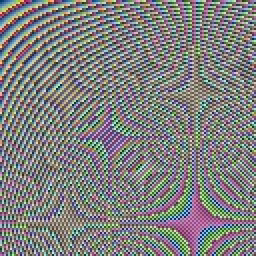
#> input picture Browser_Extension/backend/tests/fixtures/provenance/large-stripped.jpg, 128 x 128 px (shown 2 times larger)
$ python -i scorer.py   (imports and definitions only)
#> lines starting #> are read from the running program, lines starting #| are printed output that depends on the picture
"""Lightweight, free-tier-safe media forensic scorer and mode dispatcher.

Supports three explicit modes via ``MODEL_MODE``:
* ``real`` (default): deterministic signal/forensic feature analysis built on Pillow + NumPy
  (and ``ffmpeg`` subprocess when available for compressed audio/video). Runs in ~100 MB RSS,
  well inside Render's 512 MB free-tier RAM ceiling, with zero PyTorch/TensorFlow weights.
* ``backend``: delegates to the remote Mad-Eye Moody Lens API via :class:`MoodyLensClient`.
* ``stub``: explicit deterministic stub scores (only when ``MODEL_MODE=stub`` is explicitly set).

Never falls back silently to stub scores on error: invalid media or runtime failures log clearly
and raise :class:`ApiError`.
"""

from __future__ import annotations

import hashlib
import io
import logging
import math
import shutil
import subprocess
import tempfile
import time
import uuid
import wave
from collections.abc import Awaitable, Callable
from pathlib import Path
from typing import Any

import numpy as np
from PIL import ExifTags, Image, UnidentifiedImageError

from mml_bot.client import ApiError

# Process-global decompression bomb cap (matches backend CLAUDE.md invariant).
Image.MAX_IMAGE_PIXELS = 40_000_000

log = logging.getLogger("mml.telegram.scorer")

BAND_LOW = 0.35
BAND_HIGH = 0.65
MAX_ANALYSIS_DIM = 512
SAMPLE_RATE = 16_000
AUDIO_WINDOW_S = 4.0
VIDEO_SAMPLE_FRAMES = 8
VIDEO_SILENCE_DBFS = -60.0

REAL_DISCLAIMER = (
    "This is a probabilistic forensic estimate from lightweight signal analysis, "
    "not forensic proof. Results can be wrong, especially after heavy social-media recompression."
)
STUB_DISCLAIMER = (
    "Stub mode is active (MODEL_MODE=stub). Scores are fixed placeholders, not real analysis."
)

_AI_META_MARKERS = (
    "stable diffusion",
    "automatic1111",
    "comfyui",
    "midjourney",
    "dall-e",
    "dall·e",
    "novelai",
    "invokeai",
    "bing image creator",
    "adobe firefly",
    "ai generated",
    "ai-generated",
)

# EXIF tag IDs for authentic camera capture metadata (read in memory only, never logged/stored).
_EXIF_TAG_IDS = {name: tag for tag, name in ExifTags.TAGS.items()}
_CAMERA_TAGS = tuple(
    _EXIF_TAG_IDS[name]
    for name in ("Make", "Model", "ExposureTime", "FNumber", "ISOSpeedRatings", "FocalLength")
    if name in _EXIF_TAG_IDS
)
_SOFTWARE_TAG = _EXIF_TAG_IDS.get("Software", 305)
_DESC_TAG = _EXIF_TAG_IDS.get("ImageDescription", 270)


# [6 lines left out: function verdict_for, not called in this run]


def _clamp01(x: float) -> float:
    return float(min(1.0, max(0.0, x)))


def _sigmoid(x: float) -> float:
    if x >= 0:
        z = math.exp(-x)
        return 1.0 / (1.0 + z)
    z = math.exp(x)
    return z / (1.0 + z)


# [28 lines left out: function _metadata_signals, not called in this run]


def _score_rgb_array(rgb: np.ndarray, *, has_ai_marker: bool = False, camera_hits: int = 0) -> float:
    """Compute a calibrated P(fake) in [0.03, 0.97] from image forensic signals."""
    arr = rgb.astype(np.float32) / 255.0
    lum = 0.299 * arr[:, :, 0] + 0.587 * arr[:, :, 1] + 0.114 * arr[:, :, 2]

    # 1. Error Level Analysis (ELA): JPEG recompression residual mean & block non-uniformity.
    buf = io.BytesIO()
    Image.fromarray(rgb, mode="RGB").save(buf, format="JPEG", quality=90)
    buf.seek(0)
    with Image.open(buf) as recomp:
        recomp_arr = np.asarray(recomp.convert("RGB"), dtype=np.float32) / 255.0
    ela_diff = np.mean(np.abs(arr - recomp_arr), axis=2)
    ela_mean = float(np.mean(ela_diff))

    h, w = lum.shape
    bh, bw = max(1, h // 8), max(1, w // 8)
    ela_crop = ela_diff[: bh * 8, : bw * 8].reshape(8, bh, 8, bw)
    ela_blocks = ela_crop.mean(axis=(1, 3)).ravel()
    ela_cv = float(np.std(ela_blocks) / (np.mean(ela_blocks) + 1e-5))

    # Very low ELA (< 0.004) or high spatial splicing variance (ela_cv > 0.75) increases suspicion.
    f_ela_smooth = _sigmoid((0.0055 - ela_mean) * 350.0)
    f_ela_splice = _sigmoid((ela_cv - 0.70) * 3.0)
    f_ela = 0.55 * f_ela_smooth + 0.45 * f_ela_splice

    # 2. Laplacian noise residual: real camera sensors exhibit a consistent micro-noise floor.
    lap = (
        4.0 * lum[1:-1, 1:-1]
        - lum[:-2, 1:-1]
        - lum[2:, 1:-1]
        - lum[1:-1, :-2]
        - lum[1:-1, 2:]
    )
    lh, lw = lap.shape
    lbh, lbw = max(1, lh // 8), max(1, lw // 8)
    lap_blocks = lap[: lbh * 8, : lbw * 8].reshape(8, lbh, 8, lbw)
    block_stds = np.std(lap_blocks, axis=(1, 3)).ravel()
    med_noise = float(np.median(block_stds))
    q75, q25 = np.percentile(block_stds, [75, 25])
    noise_iqr_ratio = float((q75 - q25) / (med_noise + 1e-5))

    # Over-smoothed images (med_noise < 0.012) or uneven noise patches raise suspicion.
    f_low_noise = _sigmoid((0.015 - med_noise) * 160.0)
    f_uneven_noise = _sigmoid((noise_iqr_ratio - 1.35) * 1.8)
    f_noise = 0.65 * f_low_noise + 0.35 * f_uneven_noise

    # 3. 2D FFT radial spectrum & periodic artifact detection.
    win_h = np.hanning(h).astype(np.float32)[:, None]
    win_w = np.hanning(w).astype(np.float32)[None, :]
    centered = (lum - float(np.mean(lum))) * (win_h * win_w)
    mag = np.log1p(np.abs(np.fft.fftshift(np.fft.fft2(centered))))

    cy, cx = h // 2, w // 2
    yy, xx = np.ogrid[:h, :w]
    dist = np.sqrt(((yy - cy) / max(1.0, cy)) ** 2 + ((xx - cx) / max(1.0, cx)) ** 2)
    mid_band = (dist >= 0.12) & (dist <= 0.45)
    high_band = (dist > 0.45) & (dist <= 0.95)
    mid_e = float(np.mean(mag[mid_band])) if np.any(mid_band) else 1e-5
    high_e = float(np.mean(mag[high_band])) if np.any(high_band) else 0.0
    hf_ratio = high_e / (mid_e + 1e-5)

    # Periodic peaks in high frequencies (checkerboard upsampling / synthetic gratings).
    high_vals = mag[high_band]
    hf_peak_ratio = float(np.percentile(high_vals, 99.5) / (np.median(high_vals) + 1e-5)) if high_vals.size else 1.0

    f_hf_drop = _sigmoid((0.28 - hf_ratio) * 9.0)
    f_hf_spikes = _sigmoid((hf_peak_ratio - 2.3) * 2.2)
    f_fft = max(f_hf_drop, f_hf_spikes)

    # 4. Chroma smoothness / correlation residual (synthetic imagery often oversmooths chroma).
    cb = arr[:, :, 2] - lum
    cr = arr[:, :, 0] - lum
    chroma_grad = float(np.mean(np.abs(np.diff(cb, axis=1))) + np.mean(np.abs(np.diff(cr, axis=0))))
    lum_grad = float(np.mean(np.abs(np.diff(lum, axis=1))) + np.mean(np.abs(np.diff(lum, axis=0))))
    chroma_to_lum = chroma_grad / (lum_grad + 1e-4)
    f_chroma = _sigmoid((0.18 - chroma_to_lum) * 10.0)

    # Weighted forensic log-odds blend centered around realistic natural vs synthetic priors.
    raw_score = (
        0.30 * f_noise
        + 0.28 * f_fft
        + 0.24 * f_ela
        + 0.18 * f_chroma
    )

    if camera_hits >= 3 and not has_ai_marker:
        raw_score -= 0.10
    elif camera_hits >= 1 and not has_ai_marker:
        raw_score -= 0.04

    if has_ai_marker:
        raw_score = max(raw_score, 0.78) + 0.12

    return round(min(0.97, max(0.03, raw_score)), 4)


# [132 lines left out: functions _score_audio_samples, _decode_wav_bytes, _decode_audio_ffmpeg, not called in this run]


class LightweightForensicScorer:
    """Singleton in-memory signal/forensic scorer safe for Render's 512 MB RAM ceiling."""

    mode = "real"

    def __init__(self) -> None:
        self.ffmpeg_path = shutil.which("ffmpeg")
        self.ffprobe_path = shutil.which("ffprobe")
        self._warmed = False
        self.warmup()

    def warmup(self) -> None:
        """Pre-warm NumPy FFT / Pillow paths once at startup."""
        if self._warmed:
            return
        dummy = np.zeros((64, 64, 3), dtype=np.uint8)
        _score_rgb_array(dummy)
        self._warmed = True
        log.info("lightweight_scorer_ready ffmpeg=%s", bool(self.ffmpeg_path))

    async def aclose(self) -> None:
        return None

    async def ready(self) -> tuple[bool, dict[str, Any]]:
        return True, {"status": "ready", "checks": {"workers": {"local.forensic": 1}}}

    async def models(self) -> list[dict[str, Any]]:
        return [
            {"key": "image", "name": "mml-forensic-image-v1", "media_type": "image", "loaded": True},
            {"key": "audio", "name": "mml-forensic-audio-v1", "media_type": "audio", "loaded": True},
            {
                "key": "video",
                "name": "mml-forensic-video-v1",
                "media_type": "video",
                "loaded": bool(self.ffmpeg_path),
            },
        ]

    # [93 lines left out: functions analyze_image_sync, analyze_audio_sync, _probe_duration, not called in this run]

    def analyze_video_sync(self, data: bytes) -> dict[str, Any]:
        if not data:
            raise ApiError("The uploaded video file is empty.", 422)
        if not self.ffmpeg_path:
            log.error("video_decode_failed reason=ffmpeg_not_installed")
            raise ApiError("Video analysis requires ffmpeg on the server.", 503)

        t0 = time.perf_counter()
        with tempfile.TemporaryDirectory(prefix="mml-tg-vid-") as tmpdir:
            tmp = Path(tmpdir)
            vid_path = tmp / "upload.video"
            vid_path.write_bytes(data)

            duration = self._probe_duration(vid_path) or 8.0
            fps = max(0.25, VIDEO_SAMPLE_FRAMES / max(1.0, duration))
            frame_pattern = str(tmp / "frame_%03d.jpg")
            proc = subprocess.run(
                [
                    self.ffmpeg_path,
                    "-nostdin",
                    "-hide_banner",
                    "-loglevel",
                    "error",
                    "-i",
                    str(vid_path),
                    "-vf",
                    f"fps={fps:.4f},scale='min({MAX_ANALYSIS_DIM},iw)':-2",
                    "-frames:v",
                    str(VIDEO_SAMPLE_FRAMES),
                    "-q:v",
                    "3",
                    frame_pattern,
                ],
                capture_output=True,
                timeout=60,
                check=False,
            )
            frame_files = sorted(tmp.glob("frame_*.jpg"))
            if proc.returncode != 0 or not frame_files:
                log.warning("video_frame_extract_failed rc=%s", proc.returncode)
                raise ApiError("Could not decode frames from this video.", 415)

            frame_probs: list[float] = []
            prev_gray: np.ndarray | None = None
            temporal_diffs: list[float] = []
            for fpath in frame_files:
                with Image.open(fpath) as im:
                    rgb = np.asarray(im.convert("RGB"), dtype=np.uint8)
                frame_probs.append(_score_rgb_array(rgb))
                gray = np.mean(rgb.astype(np.float32) / 255.0, axis=2)
                if prev_gray is not None and prev_gray.shape == gray.shape:
                    temporal_diffs.append(float(np.std(gray - prev_gray)))
                prev_gray = gray

            # Temporal flicker penalty if inter-frame residuals spike erratically.
            temporal_penalty = 0.0
            if len(temporal_diffs) >= 2:
                diff_cv = float(np.std(temporal_diffs) / (np.mean(temporal_diffs) + 1e-5))
                if diff_cv > 0.85:
                    temporal_penalty = min(0.12, (diff_cv - 0.85) * 0.15)

            max_frame_p = round(min(0.97, max(frame_probs) + temporal_penalty), 4)
            mean_frame_p = float(np.mean(frame_probs))
            frame_score = round(min(0.97, 0.65 * max_frame_p + 0.35 * mean_frame_p), 4)
            flagged = sum(1 for fp in frame_probs if fp >= 0.5) / len(frame_probs)

            scores: list[dict[str, Any]] = [
                {"model": "mml-forensic-video-v1", "task": "ai_generated_image", "fake_probability": frame_score}
            ]
            details: dict[str, Any] = {
                "frames_sampled": len(frame_files),
                "max_frame_probability": max_frame_p,
                "fraction_flagged": round(flagged, 4),
            }

            # Optional soundtrack check (silent/missing audio omits audio_checked per format.py contract).
            wav_proc = subprocess.run(
                [
                    self.ffmpeg_path,
                    "-nostdin",
                    "-hide_banner",
                    "-loglevel",
                    "error",
                    "-i",
                    str(vid_path),
                    "-vn",
                    "-acodec",
                    "pcm_s16le",
                    "-ac",
                    "1",
                    "-ar",
                    str(SAMPLE_RATE),
                    "-f",
                    "wav",
                    "pipe:1",
                ],
                capture_output=True,
                timeout=30,
                check=False,
            )
            if wav_proc.returncode == 0 and len(wav_proc.stdout) > 44:
                try:
                    audio_samples, sr = _decode_wav_bytes(wav_proc.stdout)
                    peak = float(np.max(np.abs(audio_samples))) if audio_samples.size else 0.0
                    dbfs = 20.0 * math.log10(peak) if peak > 1e-9 else -120.0
                    if dbfs > VIDEO_SILENCE_DBFS and audio_samples.size >= sr // 2:
                        audio_p, _ = _score_audio_samples(audio_samples, sr)
                        details["audio_checked"] = True
                        scores.append(
                            {
                                "model": "mml-forensic-audio-v1",
                                "task": "synthetic_speech",
                                "fake_probability": audio_p,
                            }
                        )
                except ApiError:
                    pass
                except Exception as exc:
                    log.warning("video_audio_check_failed error=%s", type(exc).__name__)
                    details["audio_checked"] = False

        overall = round(max(float(s["fake_probability"]) for s in scores), 4)
        elapsed_ms = int((time.perf_counter() - t0) * 1000)
        return {
            "analysis_id": uuid.uuid4().hex,
            "media_type": "video",
            "verdict": verdict_for(overall),
            "fake_probability": overall,
            "scores": scores,
            "segments": [],
            "details": details,
            "processing_ms": elapsed_ms,
            "disclaimer": REAL_DISCLAIMER,
            "model_versions": {"mml-forensic-video-v1": "1.0.0"},
            "explanation_available": False,
        }


class StubScorer:
    """Explicit stub scorer — used ONLY when MODEL_MODE=stub is explicitly configured."""

    mode = "stub"

    def __init__(self) -> None:
        log.warning("stub_scorer_active note='MODEL_MODE=stub returns fixed placeholder scores'")

    async def aclose(self) -> None:
        return None

    async def ready(self) -> tuple[bool, dict[str, Any]]:
        return True, {"status": "ready", "checks": {"workers": {"stub": 1}}}

    async def models(self) -> list[dict[str, Any]]:
        return [
            {"key": "image", "name": "stub-image", "media_type": "image", "loaded": True},
            {"key": "audio", "name": "stub-audio", "media_type": "audio", "loaded": True},
            {"key": "video", "name": "stub-video", "media_type": "video", "loaded": True},
        ]

    # [51 lines left out: functions analyze_image_sync, analyze_audio_sync, analyze_video_sync, not called in this run]


ProgressCallback = Callable[[dict[str, Any]], Awaitable[None]]

>>> import cv2
>>> picture = cv2.imread('../../Browser_Extension/backend/tests/fixtures/provenance/large-stripped.jpg', cv2.IMREAD_GRAYSCALE)
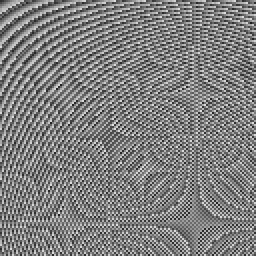
#> picture: shape (128, 128) (shown 2 times larger); min 33, max 224, mean 127.3
>>> result = LightweightForensicScorer().analyze_video_sync(picture)
#> in _score_rgb_array, `with Image.open(buf) as recomp:`: recomp: PIL image 64x64 RGB; every value is 0
#> in _score_rgb_array, `recomp_arr = np.asarray(recomp.convert("RGB"), dtype=np.float32) / 255.0`: recomp_arr: shape (64, 64, 3) float32; every value is 0
#> in _score_rgb_array, `ela_diff = np.mean(np.abs(arr - recomp_arr), axis=2)`: ela_diff: shape (64, 64) float32; every value is 0
#> in _score_rgb_array, `ela_mean = float(np.mean(ela_diff))`: ela_mean = 0
#> in _score_rgb_array, `ela_blocks = ela_crop.mean(axis=(1, 3)).ravel()`: ela_blocks = 64 values from 0 to 0
#> in _score_rgb_array, `ela_cv = float(np.std(ela_blocks) / (np.mean(ela_blocks) + 1e-5))`: ela_cv = 0
#> in _score_rgb_array, `f_ela_smooth = _sigmoid((0.0055 - ela_mean) * 350.0)`: f_ela_smooth = 0.873
#> in _score_rgb_array, `f_ela_splice = _sigmoid((ela_cv - 0.70) * 3.0)`: f_ela_splice = 0.109
#> in _score_rgb_array, `f_ela = 0.55 * f_ela_smooth + 0.45 * f_ela_splice`: f_ela = 0.529
#> in _score_rgb_array, `raw_score = ( 0.30 * f_noise + 0.28 * f_fft + 0.24 * f_ela + 0.18 * f_..`: raw_score = 0.728
#> (the run stopped early here; a loop or call above may not have finished)
